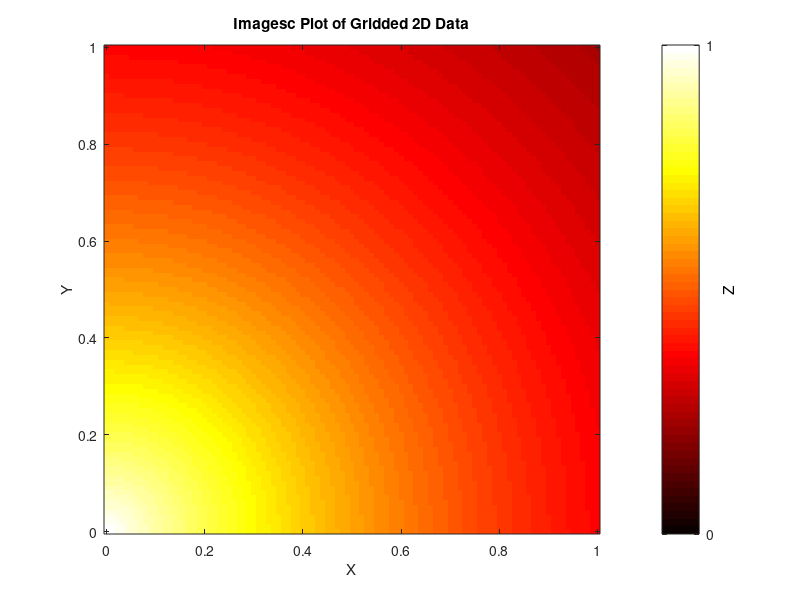

Source code (MATLAB):
clc; clear all;

% Create imagesc plot of gridded 2D data
% imagesc is useful because it only plots the data points you have
% unlike contourf, which interpolates between the points.
% thus imagesc is best for plotting matrix contents in color

% importdata(filename, delimiter, num_headerlines)
M = importdata('example_data/gridded_2D.txt', ' ', 0);

% imagesc(x, y, Z)
% This will work for any dimension matrix Z (it doesn't have to be square)
% provided that it matches the dimensions of X and Y.
% Note that unlike contour and pcolor, imagesc does NOT require a meshgrid
% (x and y are just vectors, but M is a matrix)
x = 0:0.01:1;
y = 0:0.01:1;
imagesc(x, y, M);

% by default, the imagesc plot will be flipped upside-down
% set YDir to normal to fix this
set(gca,'YDir','normal');

xlabel('X');
ylabel('Y');
title('Imagesc Plot of Gridded 2D Data');

caxis([0 1]);
colormap(hot);
ch = colorbar;
set(ch, 'YTick', [0 1]);
set(get(ch, 'ylabel'), 'string', 'Z');